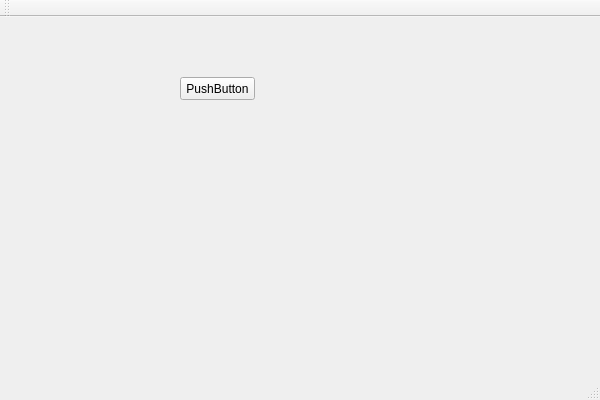
<?xml version="1.0" encoding="UTF-8"?>
<ui version="4.0">
 <class>HelloJuriClass</class>
 <widget class="QMainWindow" name="HelloJuriClass">
  <property name="geometry">
   <rect>
    <x>0</x>
    <y>0</y>
    <width>600</width>
    <height>400</height>
   </rect>
  </property>
  <property name="windowTitle">
   <string>HelloJuri</string>
  </property>
  <widget class="QWidget" name="centralWidget">
   <widget class="QPushButton" name="pushButton">
    <property name="geometry">
     <rect>
      <x>180</x>
      <y>60</y>
      <width>75</width>
      <height>23</height>
     </rect>
    </property>
    <property name="text">
     <string>PushButton</string>
    </property>
   </widget>
  </widget>
  <widget class="QMenuBar" name="menuBar">
   <property name="geometry">
    <rect>
     <x>0</x>
     <y>0</y>
     <width>600</width>
     <height>21</height>
    </rect>
   </property>
  </widget>
  <widget class="QToolBar" name="mainToolBar">
   <attribute name="toolBarArea">
    <enum>TopToolBarArea</enum>
   </attribute>
   <attribute name="toolBarBreak">
    <bool>false</bool>
   </attribute>
  </widget>
  <widget class="QStatusBar" name="statusBar"/>
 </widget>
 <layoutdefault spacing="6" margin="11"/>
 <resources>
  <include location="hellojuri.qrc"/>
 </resources>
 <connections/>
</ui>
